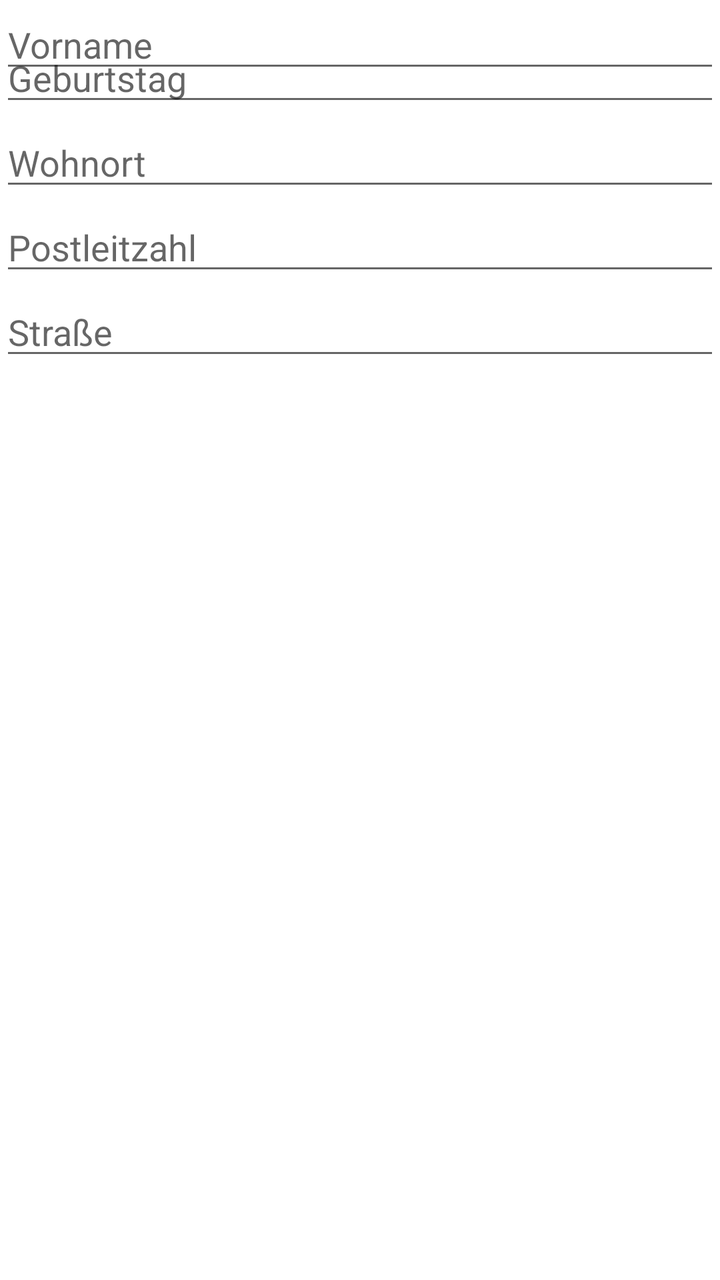
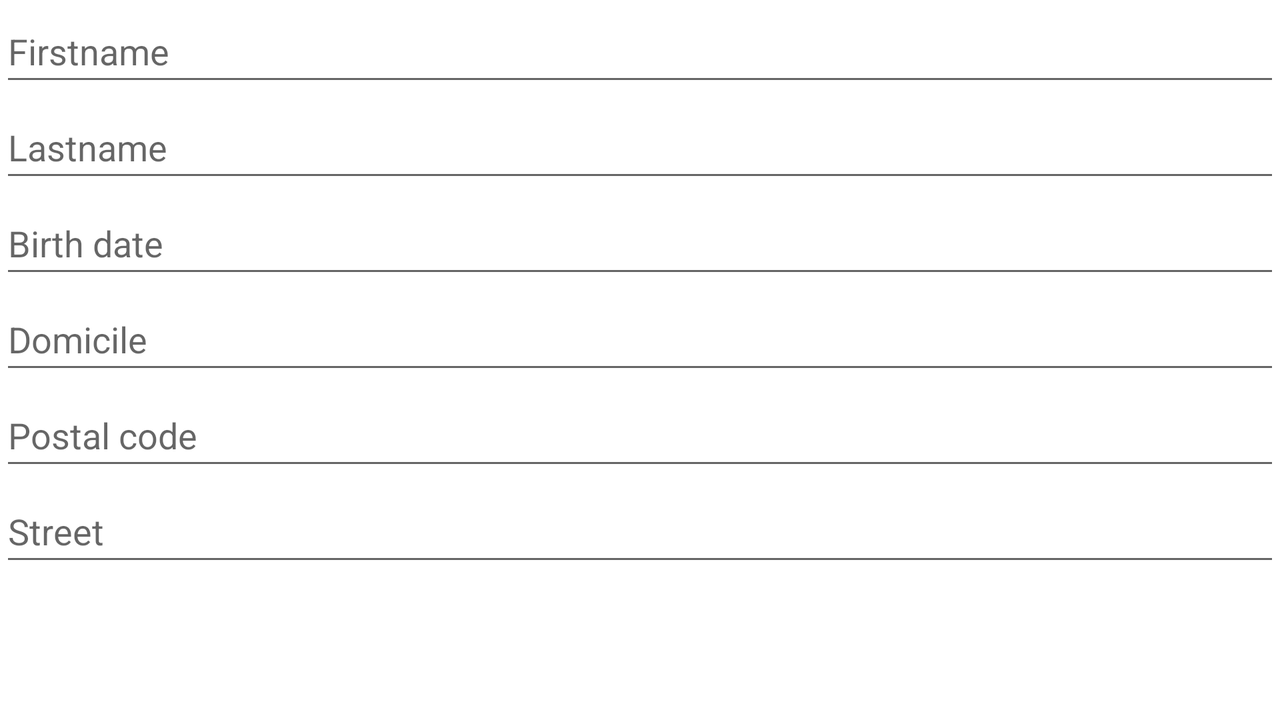

The same Android screen from two of the app's own layout files: first res/layout/ as a phone draws it, then the repository's variant for another configuration, drawn on a device whose configuration selects that folder. Both files follow.
<!-- AndroidManifest.xml: application theme Theme.EVamEg -->
<!-- res/layout/layout_dialog_popup.xml -->
<?xml version="1.0" encoding="utf-8"?>
<RelativeLayout xmlns:android="http://schemas.android.com/apk/res/android"
    android:layout_width="match_parent"
    android:layout_height="match_parent">

    <EditText
        android:id="@+id/edit_firstName"
        android:layout_width="match_parent"
        android:layout_height="wrap_content"
        android:hint="Vorname" />

    <EditText
        android:id="@+id/edit_lastName"
        android:layout_width="match_parent"
        android:layout_height="wrap_content"
        android:layout_above="@+id/edit_dateOfBirth"
        android:layout_below="@+id/edit_firstName"
        android:layout_marginTop="1dp"
        android:layout_marginBottom="1dp"
        android:hint="Nachname" />

    <EditText
        android:id="@+id/edit_dateOfBirth"
        android:layout_width="match_parent"
        android:layout_height="wrap_content"
        android:layout_above="@+id/edit_wohnort"
        android:layout_marginBottom="1dp"
        android:hint="Geburtstag" />

    <EditText
        android:id="@+id/edit_wohnort"
        android:layout_width="match_parent"
        android:layout_height="wrap_content"
        android:layout_above="@+id/edit_postalCode"
        android:layout_marginBottom="1dp"
        android:hint="Wohnort" />

    <EditText
        android:id="@+id/edit_postalCode"
        android:layout_width="match_parent"
        android:layout_height="wrap_content"
        android:layout_above="@+id/edit_street"
        android:layout_marginBottom="1dp"
        android:hint="Postleitzahl" />

    <EditText
        android:id="@+id/edit_street"
        android:layout_width="match_parent"
        android:layout_height="wrap_content"
        android:layout_alignParentBottom="true"
        android:layout_marginBottom="455dp"
        android:hint="Straße" />
</RelativeLayout>
<!-- resources referenced by this layout -->
<resources>
  <style name="Theme.EVamEg" parent="Theme.MaterialComponents.DayNight.DarkActionBar">
          
          <item name="colorPrimary">@color/purple_500</item>
          <item name="colorPrimaryVariant">@color/purple_700</item>
          <item name="colorOnPrimary">@color/white</item>
          
          <item name="colorSecondary">@color/teal_200</item>
          <item name="colorSecondaryVariant">@color/teal_700</item>
          <item name="colorOnSecondary">@color/black</item>
          
          <item name="android:statusBarColor">?attr/colorPrimaryVariant</item>
          
      </style>
</resources>
<!-- res/layout-land/layout_dialog_popup.xml (the repository's variant of the layout above) -->
<!-- drawn on the phone turned sideways -->
<?xml version="1.0" encoding="utf-8"?>
<RelativeLayout
    xmlns:android="http://schemas.android.com/apk/res/android"
    xmlns:app="http://schemas.android.com/apk/res-auto"
    xmlns:tools="http://schemas.android.com/tools"
    android:layout_width="match_parent"
    android:layout_height="wrap_content"
    android:layout_marginBottom="1dp">

    <ScrollView
        android:layout_width="match_parent"
        android:layout_height="match_parent">

        <androidx.constraintlayout.widget.ConstraintLayout
            android:layout_width="match_parent"
            android:layout_height="wrap_content">


            <EditText
                android:id="@+id/edit_firstName"
                android:layout_width="match_parent"
                android:layout_height="wrap_content"
                android:layout_above="@+id/edit_lastName"
                android:autofillHints=""
                android:hint="@string/alertDialog_firstname_hint"
                android:inputType="text"
                android:minHeight="48dp"
                app:layout_constraintEnd_toEndOf="parent"
                app:layout_constraintStart_toStartOf="parent"
                app:layout_constraintTop_toTopOf="parent" />

            <EditText
                android:id="@+id/edit_lastName"
                android:layout_width="match_parent"
                android:layout_height="wrap_content"
                android:layout_above="@+id/edit_dateOfBirth"
                android:autofillHints=""
                android:hint="@string/alertDialog_lastname_hint"
                android:inputType="text"
                android:minHeight="48dp"
                app:layout_constraintEnd_toEndOf="parent"
                app:layout_constraintStart_toStartOf="parent"
                app:layout_constraintTop_toBottomOf="@+id/edit_firstName" />

            <EditText
                android:id="@+id/edit_dateOfBirth"
                android:layout_width="match_parent"
                android:layout_height="wrap_content"
                android:layout_above="@+id/edit_wohnort"
                android:autofillHints=""
                android:hint="@string/alertDialog_birth_date_hint"
                android:inputType="date"
                android:minHeight="48dp"
                app:layout_constraintEnd_toEndOf="parent"
                app:layout_constraintStart_toStartOf="parent"
                app:layout_constraintTop_toBottomOf="@+id/edit_lastName" />

            <EditText
                android:id="@+id/edit_wohnort"
                android:layout_width="match_parent"
                android:layout_height="wrap_content"
                android:layout_above="@+id/edit_postalCode"
                android:autofillHints=""
                android:hint="@string/alertDialog_domicil_hint"
                android:inputType="text"
                android:minHeight="48dp"
                app:layout_constraintEnd_toEndOf="parent"
                app:layout_constraintStart_toStartOf="parent"
                app:layout_constraintTop_toBottomOf="@+id/edit_dateOfBirth" />

            <EditText
                android:id="@+id/edit_postalCode"
                android:layout_width="match_parent"
                android:layout_height="wrap_content"
                android:layout_above="@+id/edit_street"
                android:autofillHints=""
                android:hint="@string/alertDialog_postal_code_hint"
                android:inputType="number"
                android:minHeight="48dp"
                app:layout_constraintEnd_toEndOf="parent"
                app:layout_constraintStart_toStartOf="parent"
                app:layout_constraintTop_toBottomOf="@+id/edit_wohnort" />

            <EditText
                android:id="@+id/edit_street"
                android:layout_width="match_parent"
                android:layout_height="wrap_content"
                android:layout_alignParentBottom="true"
                android:autofillHints=""
                android:hint="@string/alertDialog_street_hint"
                android:inputType="textPostalAddress"
                android:minHeight="48dp"
                app:layout_constraintEnd_toEndOf="parent"
                app:layout_constraintHorizontal_bias="0.0"
                app:layout_constraintStart_toStartOf="parent"
                app:layout_constraintTop_toBottomOf="@+id/edit_postalCode" />
        </androidx.constraintlayout.widget.ConstraintLayout>
    </ScrollView>
</RelativeLayout>
<!-- resources referenced by the variant -->
<!-- as the phone turned sideways resolves them -->
<resources>
  <string name="alertDialog_birth_date_hint">Birth date</string>
  <string name="alertDialog_domicil_hint">Domicile</string>
  <string name="alertDialog_firstname_hint">Firstname</string>
  <string name="alertDialog_lastname_hint">Lastname</string>
  <string name="alertDialog_postal_code_hint">Postal code</string>
  <string name="alertDialog_street_hint">Street</string>
  <style name="Theme.EVamEg" parent="Theme.MaterialComponents.DayNight.DarkActionBar">
          
          <item name="colorPrimary">@color/purple_500</item>
          <item name="colorPrimaryVariant">@color/purple_700</item>
          <item name="colorOnPrimary">@color/white</item>
          
          <item name="colorSecondary">@color/teal_200</item>
          <item name="colorSecondaryVariant">@color/teal_700</item>
          <item name="colorOnSecondary">@color/black</item>
          
          <item name="android:statusBarColor">?attr/colorPrimaryVariant</item>
          
      </style>
</resources>
